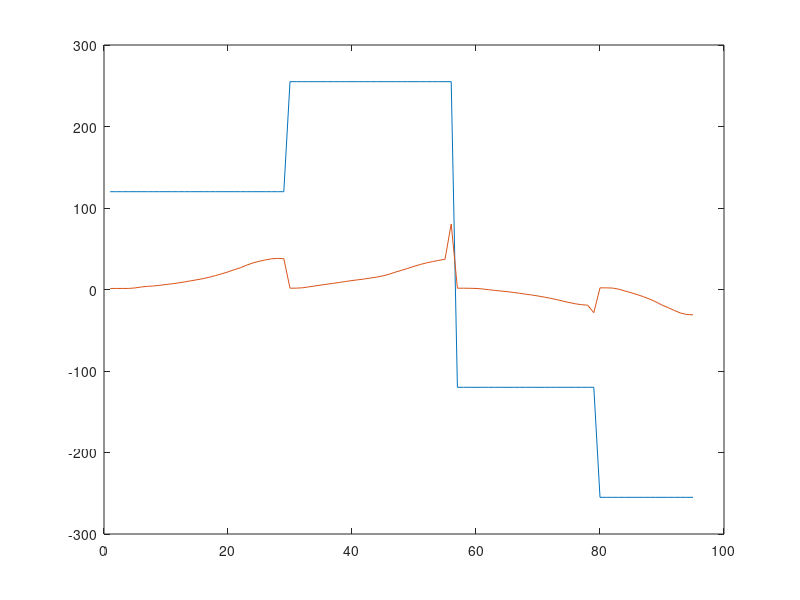

Write MATLAB code to recreate this figure. (Note: this script raises an error after producing the figure.)
clear all
close all
clc
%% Abrir data
load("dataPendulo.mat")

figure()
plot(U)
hold on
plot(Y)

SS.A(:,3) = 1e-4;
disp(SS.A)

A = SS.A;
B = SS.B;
C = SS.C(1,:);
D = SS.D(1);

SS = ss(A,B,C,D);

disp(A)
disp(B)
disp(C)
disp(D)

%% Control retroalimentación de estados - Continuo

Mp_des = 0.20;
ts_des = 8;
zita_des = sqrt(((log(Mp_des))^2)/(((log(Mp_des))^2)+pi^2));
wn_des = 4.6/(ts_des*zita_des);

polosCont = roots([1.,2*zita_des*wn_des,wn_des^2]);

rp = real(polosCont);
op1 = round(rp(1))*10;
op2 = op1-1;

polosCont = cat(1, polosCont,op1,op2);
disp(polosCont)

A_c = A;
B_c = B;

Kcont = place(A_c,B_c,polosCont);
disp(Kcont)

A_Cont = (A_c - B_c*Kcont);
B_Cont = B_c;

sysControlado = ss(A_Cont,B_Cont,C,D);


% Calcular la respuesta al escalón del sistema controlado
figure()
subplot(2,1,1)
step(sysControlado,'b');
legend;
grid on;
xlabel('Tiempo');
ylabel('Salida');
title('Salida con control');

subplot(2,1,2)
step(SS, 'r')
legend;
grid on;
xlabel('Tiempo');
ylabel('Salida');
title('Salida sin control');

%% Observador

rp = real(polosCont);
op1 = round(rp(1))*10;
op2 = op1-1;
op3 = op2-1;
op4 = op3-1;
Polos_obs = [op1,op2,op3,op4];
disp(Polos_obs)

A_ob = A';
C_ob = C';
L = place(A_ob,C_ob,Polos_obs);

L = L';
disp(L)

Acontrolado = A-L*C;
Bcontrolado = [B L];
Ccont = C;
Dcont = 0;
sysControlado_2 = ss(Acontrolado,Bcontrolado,Ccont,Dcont);


% Calcular la respuesta al escalón del sistema controlado
figure()
subplot(2,1,1)
step(sysControlado_2,'b');
legend;
grid on;
xlabel('Tiempo');
ylabel('Salida');
title('Salida con control');

subplot(2,1,2)
step(SS, 'r')
legend;
grid on;
xlabel('Tiempo');
ylabel('Salida');
title('Salida sin control');